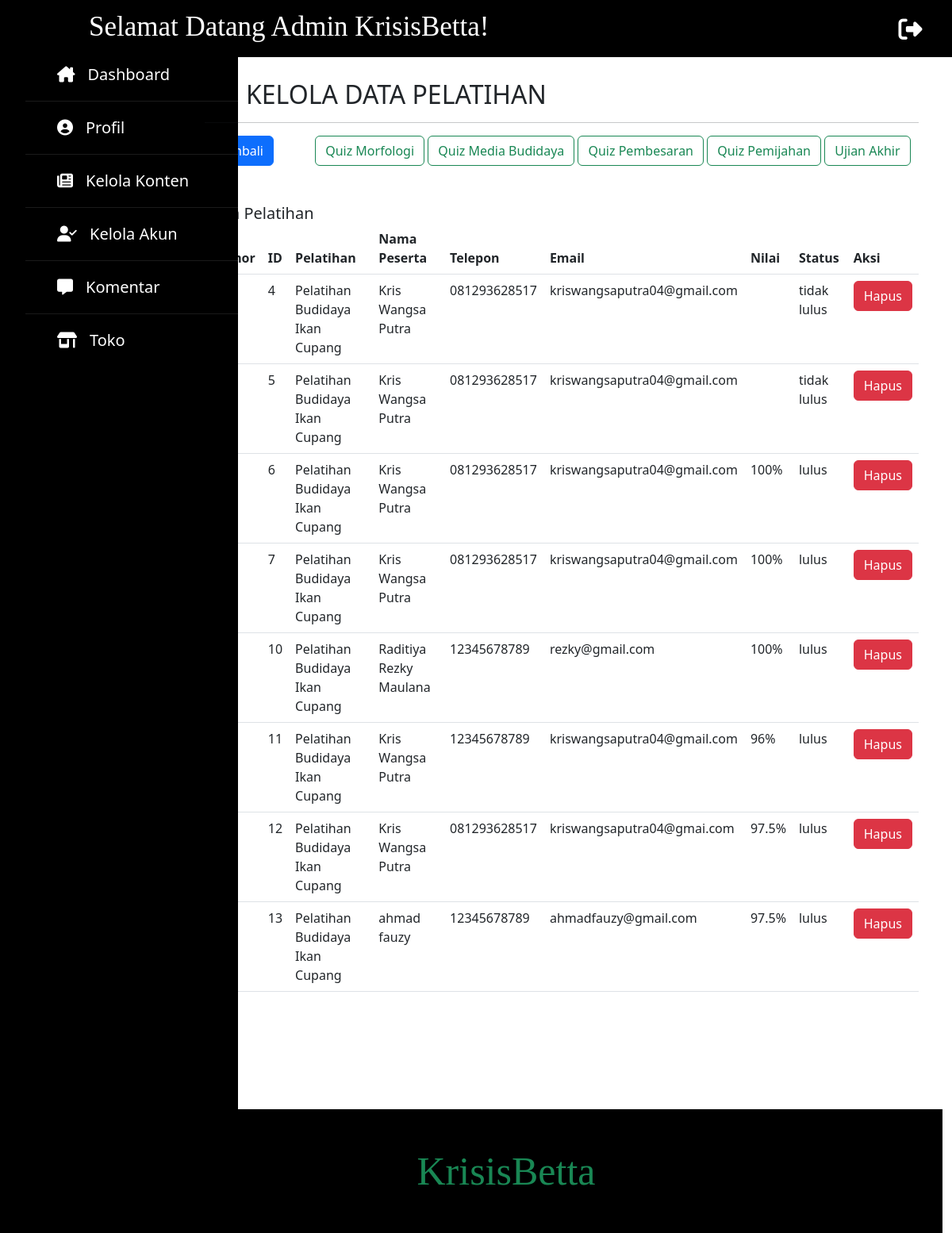
The app's page /program/admin/dashboard-admin-keloladatapelatihan.php with its own data.
### tables this page shows
CREATE TABLE `data_pelatihan` (
  `id_pelatihan` int(11) NOT NULL,
  `pelatihan` varchar(50) DEFAULT NULL,
  `peserta_pelatihan` varchar(30) DEFAULT NULL,
  `telepon_peserta` varchar(13) DEFAULT NULL,
  `email_peserta` varchar(40) DEFAULT NULL,
  `nilai_pelatihan` varchar(5) DEFAULT NULL,
  `status_pelatihan` varchar(13) DEFAULT NULL
);

### program/admin/fungsi-admin.php (called while the page is built, shortened)
<?php
$koneksi = mysqli_connect("localhost","root","","kkp");
function query($query) {
    global $koneksi;
    $result = mysqli_query($koneksi, $query);
    $rows = [];
    while( $row = mysqli_fetch_assoc($result) ) {
        $rows[] = $row;
    }
    return $rows;
}
?>

### program/admin/dashboard-admin-keloladatapelatihan.php (the view, shortened to what this page needs)
<?php
    require "fungsi-admin.php";
    $admin = query("SELECT * FROM data_pelatihan");
?>
<!doctype html>
<html lang="en">
    <head>
        <link rel="stylesheet" type="text/css" href="admin.css">
        <link rel="stylesheet" type="text/css" href="sidebar.css">
        <link rel="stylesheet" type="text/css" href="fontawesome/css/all.css">
        <link href="https://cdn.jsdelivr.net/npm/bootstrap@5.2.0-beta1/dist/css/bootstrap.min.css" rel="stylesheet">
    </head>
    <body>
        <nav class="navbar navbar-expand-lg bg-black mx-auto fixed-top">
            <div class="container-fluid">
                <p class="h1">
                    <a class="navbar-brand text-white" href="dashboard-admin.php" style="font-size:35px; margin-left: 100px;">Selamat Datang Admin KrisisBetta!</a>
                </p>
                <div class="collapse navbar-collapse" id="navbarNavDropdown">
                    <a href="keluar-admin.php" onclick="return confirm('Apakah Anda Yakin Untuk Keluar?!')">
                        <span style="margin-left:500px; font-size:30px;"><i class="fa-solid fa-right-from-bracket text-white"></i></span>
                    </a>
                </div>
            </div>
        </nav>
        <div class="container-sm">
            <div class="row">
                <div class="col" style="width:30rem;">
                    <div class="sidebar">
                        <ul>
                            <li><a href="dashboard-admin.php"><i class="fa-solid fa-house-chimney"></i>Dashboard</a></li>
                            <li><a href="dashboard-admin-profil.php"><i class="fa-solid fa-circle-user"></i>Profil</a></li>
                            <li><a href="dashboard-admin-konten.php"><i class="fa-solid fa-newspaper"></i>Kelola Konten</a></li>
                            <li><a href="dashboard-admin-akunadmin.php"><i class="fa-solid fa-user-check"></i>Kelola Akun</a></li>
                            <li><a href="dashboard-admin-kelolakomentar.php"><i class="fa-solid fa-message"></i></i>Komentar</a></li>
                            <li><a href="dashboard-admin-toko.php"><i class="fa-solid fa-shop"></i>Toko</a></li>
                        </ul>
                    </div>
                </div>
                <div class="col" id="kol-dashboard">
                    <div class="row" id="header-dashboard">
                        <div class="col">
                            <span>
                                <h2><i class="fa-solid fa-newspaper"></i>KELOLA DATA PELATIHAN</h2>
                                <hr style="width:900px;">
                            </span>
                        </div>
                    </div>
                    <a class="btn btn-primary me-5" href="dashboard-admin.php" role="button">Kembali</a>
                    <a href="dashboard-admin-tambahquizmorfologi.php" type="button" class="btn btn-outline-success">Quiz Morfologi</a>
                    <a href="dashboard-admin-tambahquizmediabudidaya.php" type="button" class="btn btn-outline-success">Quiz Media Budidaya</a>
                    <a href="dashboard-admin-tambahquizpembesaran.php" type="button" class="btn btn-outline-success">Quiz Pembesaran</a>
                    <a href="dashboard-admin-tambahquizpemijahan.php" type="button" class="btn btn-outline-success">Quiz Pemijahan</a>
                    <a href="soal-ujianakhir.php" type="button" class="btn btn-outline-success">Ujian Akhir</a>
                    <table class="table mb-5">
                        <div class="card-header mt-5">
                            <h5 class="card-title">Data Pelatihan</h5>
                        </div>
                        <thead>
                            <tr>
                            <th scope="col">Nomor</th>
                            <th scope="col">ID</th>
                            <th scope="col">Pelatihan</th>
                            <th scope="col">Nama Peserta</th>
                            <th scope="col">Telepon</th>
                            <th scope="col">Email</th>
                            <th scope="col">Nilai</th>
                            <th scope="col">Status</th>
                            <th scope="col">Aksi</th>
                            </tr>
                        </thead>
                        <tbody>
                            <?php $i=1; ?>
                            <?php foreach ($admin as $row) : ?>
                                <tr>
                                    <td><?= $i; ?></td>
                                    <td><?=$row["id_pelatihan"];?></td>
                                    <td><?=$row["pelatihan"];?></td>
                                    <td><?=$row["peserta_pelatihan"];?></td>
                                    <td><?=$row["telepon_peserta"];?></td>
                                    <td><?=$row["email_peserta"];?></td>
                                    <td>
                                        <?php
                                            if ($row["nilai_pelatihan"] < 1 ) {
                                                echo "";
                                            }else {
                                                echo $row["nilai_pelatihan"].'%';
                                            }
                                        ?>
                                    </td>
                                    <td><?=$row["status_pelatihan"];?></td>
                                    <td>
                                        <a class="btn btn-danger" href="hapus-admin.php" onclick="return confirm('Yakin Untuk Menghapus Data?!');" role="button">Hapus</a>
                                    </td>
                                </tr>
                            <?php $i++; ?>
                            <?php endforeach; ?>
                        </tbody>
                    </table>
                </div>
            </div>
        </div>
        <div class="row bg-black" style="width:100%; padding-left:200px; position:absolute;">
            <p class="h1 mt-5 mb-5">
                <a class="navbar-brand text-success" href="dashboard-admin.php" style="font-size:50px; margin-left: -100px;">KrisisBetta</a>
            </p>
        </div>
    </body>
</html>

### program/admin/admin.css (style rules this page uses)
.h1 { font-family: cooper black; text-align: center; }
#kol-dashboard { margin-left: -600px; margin-bottom: 100px; }
#header-dashboard { margin-top: 100px; }

### program/admin/sidebar.css (style rules this page uses)
* { padding: 0; margin: 0; list-style: none; text-decoration: none; }
body { font-family: 'Roboto', sans-serif; }
.sidebar { position: fixed; left: 0px; top: 60px; width: 300px; height: 100%; background: #000000; transition: all .5s ease; }
.sidebar ul a { display: block; height: 100%; width: 100%; line-height: 65px; font-size: 20px; color: white; padding-left: 40px; box-sizing: border-box; border-bottom: 1px solid black; border-top: 1px solid rgba(255,255,255,.1); transition: .4s; text-decoration: none; }
.sidebar ul a i { margin-right: 16px; }

### records on screen
data_pelatihan: id_pelatihan "4", pelatihan "Pelatihan Budidaya Ikan Cupang", peserta_pelatihan "Kris Wangsa Putra", telepon_peserta "081293628517", email_peserta "kriswangsaputra04@gmail.com", status_pelatihan "tidak lulus"
data_pelatihan: id_pelatihan "5", pelatihan "Pelatihan Budidaya Ikan Cupang", peserta_pelatihan "Kris Wangsa Putra", telepon_peserta "081293628517", email_peserta "kriswangsaputra04@gmail.com", status_pelatihan "tidak lulus"
data_pelatihan: id_pelatihan "6", pelatihan "Pelatihan Budidaya Ikan Cupang", peserta_pelatihan "Kris Wangsa Putra", telepon_peserta "081293628517", email_peserta "kriswangsaputra04@gmail.com", nilai_pelatihan "100", status_pelatihan "lulus"
data_pelatihan: id_pelatihan "7", pelatihan "Pelatihan Budidaya Ikan Cupang", peserta_pelatihan "Kris Wangsa Putra", telepon_peserta "081293628517", email_peserta "kriswangsaputra04@gmail.com", nilai_pelatihan "100", status_pelatihan "lulus"
data_pelatihan: id_pelatihan "10", pelatihan "Pelatihan Budidaya Ikan Cupang", peserta_pelatihan "Raditiya Rezky Maulana", telepon_peserta "12345678789", email_peserta "rezky@gmail.com", nilai_pelatihan "100", status_pelatihan "lulus"
data_pelatihan: id_pelatihan "11", pelatihan "Pelatihan Budidaya Ikan Cupang", peserta_pelatihan "Kris Wangsa Putra", telepon_peserta "12345678789", email_peserta "kriswangsaputra04@gmail.com", nilai_pelatihan "96", status_pelatihan "lulus"
data_pelatihan: id_pelatihan "12", pelatihan "Pelatihan Budidaya Ikan Cupang", peserta_pelatihan "Kris Wangsa Putra", telepon_peserta "081293628517", email_peserta "kriswangsaputra04@gmai.com", nilai_pelatihan "97.5", status_pelatihan "lulus"
data_pelatihan: id_pelatihan "13", pelatihan "Pelatihan Budidaya Ikan Cupang", peserta_pelatihan "ahmad fauzy", telepon_peserta "12345678789", email_peserta "ahmadfauzy@gmail.com", nilai_pelatihan "97.5", status_pelatihan "lulus"
